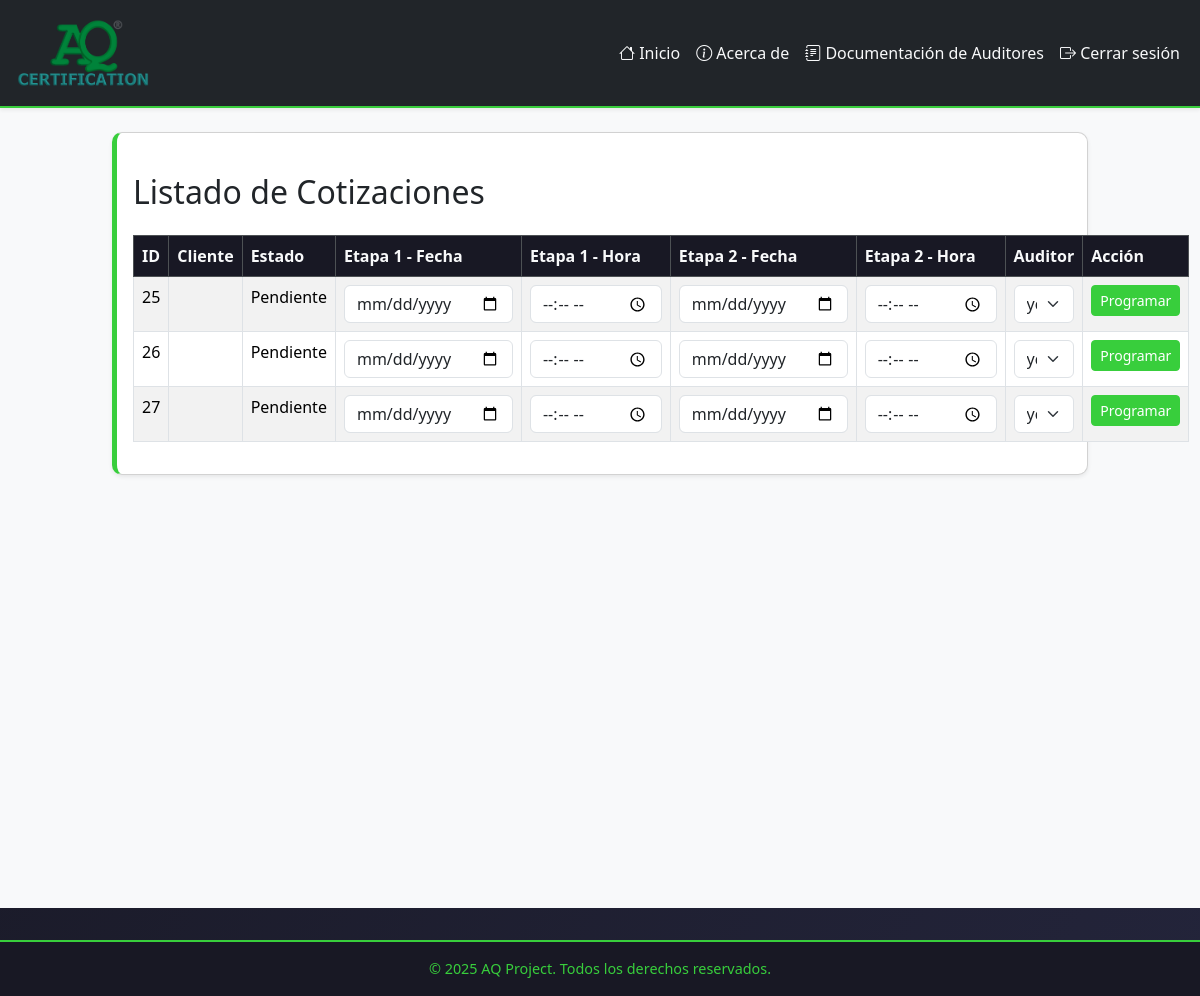
The page /programacion/cotizaciones/ (signed in) on the database as committed earlier.
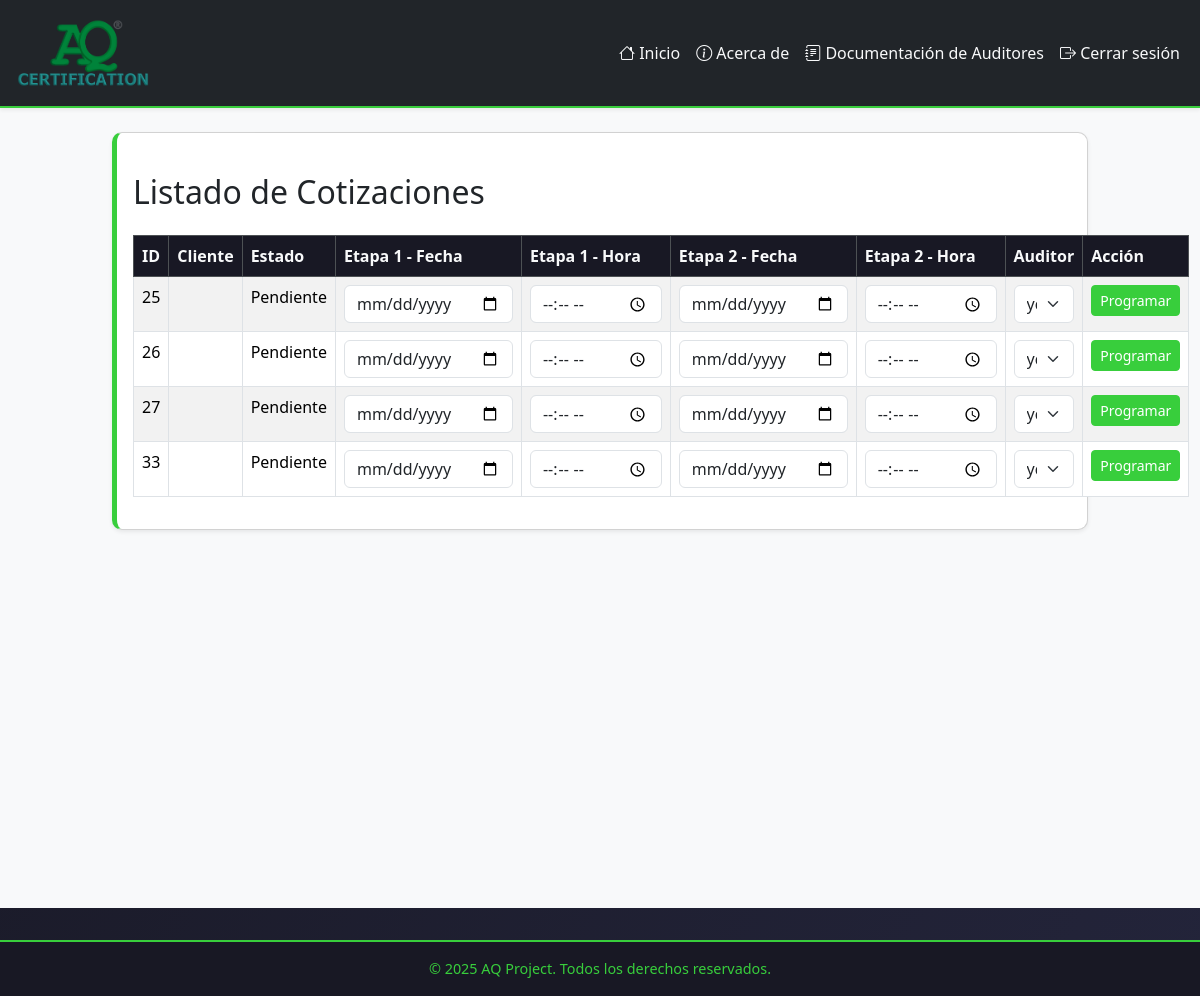
The same page on the database as committed later.
### cotizaciones/models.py (models this page shows, shortened)
class Cotizacion(models.Model):
    solicitud = models.ForeignKey(Solicitud, on_delete=models.CASCADE, related_name="cotizaciones")
    numero_servicio = models.CharField(max_length=100, unique=True)
    fecha_cotizacion = models.DateField(null=True, blank=True)
    tipo_servicio = models.ManyToManyField("TipoServicio")
    dias_auditoria_etapa_1 = models.DecimalField(max_digits=3, decimal_places=1, null=True, blank=True)
    dias_auditoria_etapa_2 = models.DecimalField(max_digits=3, decimal_places=1, null=True, blank=True)
    precio_neto = models.DecimalField(max_digits=10, decimal_places=2, help_text="Valor sin IVA")
    precio_iva = models.DecimalField(max_digits=10, decimal_places=2, default=Decimal("0.00"), help_text="IVA (19%)")
    precio_total = models.DecimalField(max_digits=10, decimal_places=2, default=Decimal("0.00"), help_text="Total con IVA")
    ESTADO_CHOICES = [
        ('Pendiente', 'Pendiente'),
        ('Aprobada', 'Aprobada'),
        ('Rechazada', 'Rechazada'),
        ('Programada', 'Programada'),
    ]
    estado = models.CharField(max_length=20, choices=ESTADO_CHOICES, default='Pendiente')

### programacion/views.py (the view, shortened to what this page needs)
# urls.py: path("cotizaciones/", listado_cotizaciones, name="listado_cotizaciones"),
@login_required
def listado_cotizaciones(request):
    cotizaciones = Cotizacion.objects.filter(estado="Pendiente")
    usuarios = User.objects.all()
    return render(request, "programacion/listado.html", {"cotizaciones": cotizaciones, "usuarios": usuarios})

### programacion/templates/programacion/listado.html (shortened to what this page needs)
{% extends 'layouts/base.html' %}
{% block content %}
<h2 class="my-4">Listado de Cotizaciones</h2>
<table class="table table-striped table-bordered">
    <thead class="table-dark">
        <tr>
            <th>ID</th>
            <th>Cliente</th>
            <th>Estado</th>
            <th>Etapa 1 - Fecha</th>
            <th>Etapa 1 - Hora</th>
            <th>Etapa 2 - Fecha</th>
            <th>Etapa 2 - Hora</th>
            <th>Auditor</th>
            <th>Acción</th>
        </tr>
    </thead>
    <tbody>
        {% for cotizacion in cotizaciones %}
        <tr>
            <td class="text-center">{{ cotizacion.id }}</td>
            <td>{{ cotizacion.cliente }}</td>
            <td>{{ cotizacion.estado }}</td>
            <form method="post">
                <td>
                    {% if cotizacion.estado == 'Pendiente' %}
                        <input type="date" name="fecha_etapa_1" class="form-control" required>
                    {% else %}
                        {{ cotizacion.programacion.fecha_etapa_1|default:"No asignada" }}
                    {% endif %}
                </td>
                <td>
                    {% if cotizacion.estado == 'Pendiente' %}
                        <input type="time" name="hora_etapa_1" class="form-control" required>
                    {% else %}
                        {{ cotizacion.programacion.hora_etapa_1|default:"No asignada" }}
                    {% endif %}
                </td>
                <td>
                    {% if cotizacion.estado == 'Pendiente' %}
                        <input type="date" name="fecha_etapa_2" class="form-control">
                    {% else %}
                        {{ cotizacion.programacion.fecha_etapa_2|default:"No asignada" }}
                    {% endif %}
                </td>
                <td>
                    {% if cotizacion.estado == 'Pendiente' %}
                        <input type="time" name="hora_etapa_2" class="form-control">
                    {% else %}
                        {{ cotizacion.programacion.hora_etapa_2|default:"No asignada" }}
                    {% endif %}
                </td>
                <td>
                    {% if cotizacion.estado == 'Pendiente' %}
                        <select name="auditor" class="form-select" required>
                            {% for usuario in usuarios %}
                                <option value="{{ usuario.id }}">{{ usuario.username }}</option>
                            {% endfor %}
                        </select>
                    {% else %}
                        {{ cotizacion.programacion.auditor.username|default:"No asignado" }}
                    {% endif %}
                </td>
                <td class="text-center">
                    {% if cotizacion.estado == 'Pendiente' %}
                        <button type="submit" class="btn btn-sm btn-success">Programar</button>
                    {% endif %}
                </td>
            </form>
        </tr>
        {% empty %}
        <tr>
            <td colspan="9" class="text-center">No hay cotizaciones pendientes.</td>
        </tr>
        {% endfor %}
    </tbody>
</table>
{% endblock %}

### myapp/templates/layouts/base.html (shortened to what this page needs)
{% load static %}
<!doctype html>
<html lang="es">
<head>
    <link rel="stylesheet" href="https://cdn.jsdelivr.net/npm/bootstrap@5.3.3/dist/css/bootstrap.min.css">
    <link rel="stylesheet" href="https://cdn.jsdelivr.net/npm/bootstrap-icons@1.10.5/font/bootstrap-icons.css">
</head>
<body>
<nav class="navbar navbar-expand-lg navbar-dark bg-dark shadow-sm">
    <div class="container-fluid">
        <a class="navbar-brand text-success d-flex align-items-center" href="/">
            <img src="{% static 'myapp/AQ_color.png' %}" alt="Logo AQ Certification" style="height: 80px; margin-right: 30px;">
        </a>
        <div class="collapse navbar-collapse" id="navbarNavDropdown">
            <ul class="navbar-nav ms-auto">
                <li class="nav-item"><a class="nav-link" href="{% url 'index' %}"><i class="bi bi-house"></i> Inicio</a></li>
                <li class="nav-item"><a class="nav-link" href="{% url 'about' %}"><i class="bi bi-info-circle"></i> Acerca de</a></li>
                {% if user.is_authenticated %}
                    {% for group in user.groups.all %}
                        {% if group.name == "Auditores" %}
                            <li class="nav-item">
                                <a class="nav-link" href="{% url 'dashboard_auditor' %}"><i class="bi bi-journal-text"></i> Documentación de Auditores</a>
                            </li>
                        {% endif %}
                    {% endfor %}
                    <li class="nav-item"><a class="nav-link text-danger" href="{% url 'logout' %}"><i class="bi bi-box-arrow-right"></i> Cerrar sesión</a></li>
                {% else %}
                    <li class="nav-item"><a class="nav-link" href="{% url 'signup' %}"><i class="bi bi-person-plus"></i> Registrarse</a></li>
                    <li class="nav-item"><a class="nav-link" href="{% url 'signin' %}"><i class="bi bi-box-arrow-in-right"></i> Iniciar sesión</a></li>
                {% endif %}
            </ul>
        </div>
    </div>
</nav>
<main class="container-fluid" style="background-color: #f8f9fa; min-height: 100vh;">
    <div class="row justify-content-center">
        <div class="col-lg-10 mt-4">
            <div class="card shadow-sm">
                <div class="card-body">
                    {% block content %}
                    {% endblock %}
                </div>
            </div>
        </div>
    </div>
</main>
<footer>
    &copy; {{ year|default:2025 }} AQ Project. Todos los derechos reservados.
</footer>
</body>
</html>

Rows that differ between the two databases and show on the page:
added Cotizacion: id "33", estado "Pendiente", shows "Programar"
